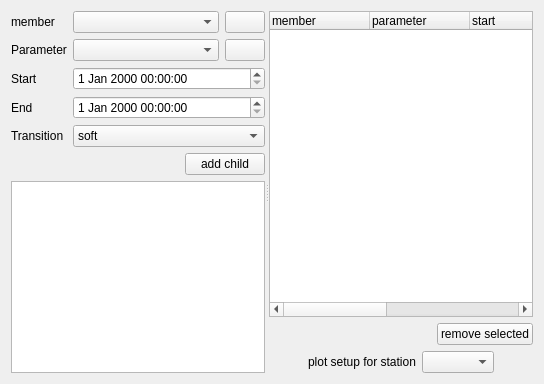
          <widget class="QWidget" name="tabWidgetPage1">
           <attribute name="title">
            <string>Setup</string>
           </attribute>
           <layout class="QVBoxLayout" name="verticalLayout_31">
            <item>
             <widget class="QSplitter" name="splitter">
              <property name="orientation">
               <enum>Qt::Horizontal</enum>
              </property>
              <widget class="QWidget" name="layoutWidget">
               <layout class="QVBoxLayout" name="verticalLayout_29" stretch="2,0,4">
                <item>
                 <layout class="QFormLayout" name="formLayout_4">
                  <item row="0" column="0">
                   <widget class="QLabel" name="groupLabel_2">
                    <property name="text">
                     <string>member</string>
                    </property>
                   </widget>
                  </item>
                  <item row="0" column="1">
                   <layout class="QHBoxLayout" name="horizontalLayout_10">
                    <item>
                     <widget class="QComboBox" name="comboBox_stationSettingMember">
                      <property name="sizePolicy">
                       <sizepolicy hsizetype="Preferred" vsizetype="Fixed">
                        <horstretch>2</horstretch>
                        <verstretch>0</verstretch>
                       </sizepolicy>
                      </property>
                     </widget>
                    </item>
                    <item>
                     <widget class="QPushButton" name="pushButton_addGroupStationSetup">
                      <property name="sizePolicy">
                       <sizepolicy hsizetype="Fixed" vsizetype="Fixed">
                        <horstretch>1</horstretch>
                        <verstretch>0</verstretch>
                       </sizepolicy>
                      </property>
                      <property name="minimumSize">
                       <size>
                        <width>20</width>
                        <height>0</height>
                       </size>
                      </property>
                      <property name="text">
                       <string/>
                      </property>
                      <property name="icon">
                       <iconset resource="myresources.qrc">
                        <normaloff>:/icons/icons/station_group_plus.png</normaloff>:/icons/icons/station_group_plus.png</iconset>
                      </property>
                      <property name="iconSize">
                       <size>
                        <width>16</width>
                        <height>16</height>
                       </size>
                      </property>
                     </widget>
                    </item>
                   </layout>
                  </item>
                  <item row="1" column="0">
                   <widget class="QLabel" name="parameterLabel">
                    <property name="text">
                     <string>Parameter</string>
                    </property>
                   </widget>
                  </item>
                  <item row="1" column="1">
                   <layout class="QHBoxLayout" name="horizontalLayout_11">
                    <item>
                     <widget class="QComboBox" name="ComboBox_parameterStation">
                      <property name="sizePolicy">
                       <sizepolicy hsizetype="Preferred" vsizetype="Fixed">
                        <horstretch>2</horstretch>
                        <verstretch>0</verstretch>
                       </sizepolicy>
                      </property>
                     </widget>
                    </item>
                    <item>
                     <widget class="QPushButton" name="pushButton_stationParameter">
                      <property name="sizePolicy">
                       <sizepolicy hsizetype="Fixed" vsizetype="Fixed">
                        <horstretch>1</horstretch>
                        <verstretch>0</verstretch>
                       </sizepolicy>
                      </property>
                      <property name="minimumSize">
                       <size>
                        <width>20</width>
                        <height>0</height>
                       </size>
                      </property>
                      <property name="text">
                       <string/>
                      </property>
                      <property name="icon">
                       <iconset resource="myresources.qrc">
                        <normaloff>:/icons/icons/edit-add.png</normaloff>:/icons/icons/edit-add.png</iconset>
                      </property>
                     </widget>
                    </item>
                   </layout>
                  </item>
                  <item row="2" column="0">
                   <widget class="QLabel" name="startLabel">
                    <property name="text">
                     <string>Start</string>
                    </property>
                   </widget>
                  </item>
                  <item row="2" column="1">
                   <layout class="QHBoxLayout" name="horizontalLayout_32">
                    <item>
                     <widget class="QDateTimeEdit" name="DateTimeEdit_startParameterStation">
                      <property name="timeSpec">
                       <enum>Qt::LocalTime</enum>
                      </property>
                     </widget>
                    </item>
                   </layout>
                  </item>
                  <item row="3" column="0">
                   <widget class="QLabel" name="endLabel">
                    <property name="text">
                     <string>End</string>
                    </property>
                   </widget>
                  </item>
                  <item row="3" column="1">
                   <layout class="QHBoxLayout" name="horizontalLayout_44">
                    <item>
                     <widget class="QDateTimeEdit" name="DateTimeEdit_endParameterStation">
                      <property name="timeSpec">
                       <enum>Qt::LocalTime</enum>
                      </property>
                     </widget>
                    </item>
                   </layout>
                  </item>
                  <item row="4" column="0">
                   <widget class="QLabel" name="label_11">
                    <property name="text">
                     <string>Transition</string>
                    </property>
                   </widget>
                  </item>
                  <item row="4" column="1">
                   <widget class="QComboBox" name="comboBox_parameterStationTransition">
                    <item>
                     <property name="text">
                      <string>soft</string>
                     </property>
                    </item>
                    <item>
                     <property name="text">
                      <string>hard</string>
                     </property>
                    </item>
                   </widget>
                  </item>
                 </layout>
                </item>
                <item>
                 <layout class="QHBoxLayout" name="horizontalLayout_18">
                  <item>
                   <spacer name="horizontalSpacer_20">
                    <property name="orientation">
                     <enum>Qt::Horizontal</enum>
                    </property>
                    <property name="sizeHint" stdset="0">
                     <size>
                      <width>40</width>
                      <height>20</height>
                     </size>
                    </property>
                   </spacer>
                  </item>
                  <item>
                   <widget class="QPushButton" name="pushButton_3">
                    <property name="text">
                     <string>add child</string>
                    </property>
                    <property name="icon">
                     <iconset resource="myresources.qrc">
                      <normaloff>:/icons/icons/edit-add.png</normaloff>:/icons/icons/edit-add.png</iconset>
                    </property>
                   </widget>
                  </item>
                 </layout>
                </item>
                <item>
                 <widget class="QTableWidget" name="tableWidget_setupStation">
                  <property name="editTriggers">
                   <set>QAbstractItemView::NoEditTriggers</set>
                  </property>
                  <attribute name="horizontalHeaderStretchLastSection">
                   <bool>true</bool>
                  </attribute>
                 </widget>
                </item>
               </layout>
              </widget>
              <widget class="QWidget" name="layoutWidget">
               <layout class="QVBoxLayout" name="verticalLayout_30" stretch="2,0,4">
                <item>
                 <widget class="QTreeWidget" name="treeWidget_setupStation">
                  <property name="mouseTracking">
                   <bool>true</bool>
                  </property>
                  <property name="editTriggers">
                   <set>QAbstractItemView::NoEditTriggers</set>
                  </property>
                  <property name="alternatingRowColors">
                   <bool>true</bool>
                  </property>
                  <property name="animated">
                   <bool>false</bool>
                  </property>
                  <attribute name="headerStretchLastSection">
                   <bool>false</bool>
                  </attribute>
                  <column>
                   <property name="text">
                    <string>member</string>
                   </property>
                  </column>
                  <column>
                   <property name="text">
                    <string>parameter</string>
                   </property>
                  </column>
                  <column>
                   <property name="text">
                    <string>start</string>
                   </property>
                  </column>
                  <column>
                   <property name="text">
                    <string>end</string>
                   </property>
                  </column>
                  <column>
                   <property name="text">
                    <string>transition</string>
                   </property>
                  </column>
                  <column>
                   <property name="text">
                    <string>color</string>
                   </property>
                  </column>
                 </widget>
                </item>
                <item>
                 <layout class="QHBoxLayout" name="horizontalLayout_22">
                  <item>
                   <spacer name="horizontalSpacer_22">
                    <property name="orientation">
                     <enum>Qt::Horizontal</enum>
                    </property>
                    <property name="sizeHint" stdset="0">
                     <size>
                      <width>40</width>
                      <height>20</height>
                     </size>
                    </property>
                   </spacer>
                  </item>
                  <item>
                   <widget class="QPushButton" name="pushButton_4">
                    <property name="text">
                     <string>remove selected</string>
                    </property>
                    <property name="icon">
                     <iconset resource="myresources.qrc">
                      <normaloff>:/icons/icons/edit-delete-6.png</normaloff>:/icons/icons/edit-delete-6.png</iconset>
                    </property>
                   </widget>
                  </item>
                 </layout>
                </item>
                <item>
                 <layout class="QVBoxLayout" name="verticalLayout_28">
                  <item>
                   <layout class="QHBoxLayout" name="horizontalLayout_24" stretch="1,0,1,1">
                    <item>
                     <spacer name="horizontalSpacer_26">
                      <property name="orientation">
                       <enum>Qt::Horizontal</enum>
                      </property>
                      <property name="sizeHint" stdset="0">
                       <size>
                        <width>40</width>
                        <height>20</height>
                       </size>
                      </property>
                     </spacer>
                    </item>
                    <item>
                     <widget class="QLabel" name="label_13">
                      <property name="text">
                       <string>plot setup for station</string>
                      </property>
                     </widget>
                    </item>
                    <item>
                     <widget class="QComboBox" name="comboBox_setupStation"/>
                    </item>
                    <item>
                     <spacer name="horizontalSpacer_25">
                      <property name="orientation">
                       <enum>Qt::Horizontal</enum>
                      </property>
                      <property name="sizeHint" stdset="0">
                       <size>
                        <width>40</width>
                        <height>20</height>
                       </size>
                      </property>
                     </spacer>
                    </item>
                   </layout>
                  </item>
                 </layout>
                </item>
               </layout>
              </widget>
             </widget>
            </item>
           </layout>
          </widget>
